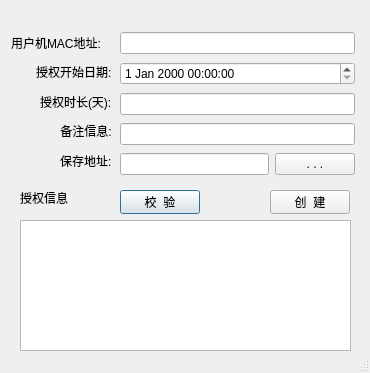
<?xml version="1.0" encoding="UTF-8"?>
<ui version="4.0">
 <class>Ge_Lic</class>
 <widget class="QDialog" name="Ge_Lic">
  <property name="geometry">
   <rect>
    <x>0</x>
    <y>0</y>
    <width>370</width>
    <height>373</height>
   </rect>
  </property>
  <property name="windowTitle">
   <string>授权文件生成器</string>
  </property>
  <property name="sizeGripEnabled">
   <bool>true</bool>
  </property>
  <widget class="QTextEdit" name="te_info">
   <property name="geometry">
    <rect>
     <x>20</x>
     <y>220</y>
     <width>331</width>
     <height>131</height>
    </rect>
   </property>
  </widget>
  <widget class="QLabel" name="label_6">
   <property name="geometry">
    <rect>
     <x>20</x>
     <y>190</y>
     <width>56</width>
     <height>16</height>
    </rect>
   </property>
   <property name="text">
    <string>授权信息</string>
   </property>
  </widget>
  <widget class="QPushButton" name="pb_ver">
   <property name="geometry">
    <rect>
     <x>120</x>
     <y>190</y>
     <width>80</width>
     <height>24</height>
    </rect>
   </property>
   <property name="text">
    <string>校  验</string>
   </property>
  </widget>
  <widget class="QPushButton" name="pb_create">
   <property name="geometry">
    <rect>
     <x>270</x>
     <y>190</y>
     <width>80</width>
     <height>24</height>
    </rect>
   </property>
   <property name="text">
    <string>创  建</string>
   </property>
  </widget>
  <widget class="QWidget" name="layoutWidget">
   <property name="geometry">
    <rect>
     <x>120</x>
     <y>30</y>
     <width>235</width>
     <height>151</height>
    </rect>
   </property>
   <layout class="QVBoxLayout" name="verticalLayout_2">
    <item>
     <widget class="QLineEdit" name="le_mac"/>
    </item>
    <item>
     <widget class="QDateTimeEdit" name="dt_date"/>
    </item>
    <item>
     <widget class="QLineEdit" name="le_duration_days"/>
    </item>
    <item>
     <widget class="QLineEdit" name="le_memo"/>
    </item>
    <item>
     <layout class="QHBoxLayout" name="horizontalLayout">
      <item>
       <widget class="QLineEdit" name="le_path"/>
      </item>
      <item>
       <widget class="QPushButton" name="pb_path">
        <property name="text">
         <string>. . .</string>
        </property>
       </widget>
      </item>
     </layout>
    </item>
   </layout>
  </widget>
  <widget class="QWidget" name="layoutWidget">
   <property name="geometry">
    <rect>
     <x>11</x>
     <y>31</y>
     <width>101</width>
     <height>141</height>
    </rect>
   </property>
   <layout class="QVBoxLayout" name="verticalLayout">
    <item>
     <widget class="QLabel" name="label">
      <property name="text">
       <string>用户机MAC地址:</string>
      </property>
     </widget>
    </item>
    <item alignment="Qt::AlignRight">
     <widget class="QLabel" name="label_2">
      <property name="text">
       <string>授权开始日期:</string>
      </property>
     </widget>
    </item>
    <item alignment="Qt::AlignRight">
     <widget class="QLabel" name="label_3">
      <property name="text">
       <string>授权时长(天):</string>
      </property>
     </widget>
    </item>
    <item alignment="Qt::AlignRight">
     <widget class="QLabel" name="label_4">
      <property name="text">
       <string> 备注信息:</string>
      </property>
     </widget>
    </item>
    <item alignment="Qt::AlignRight">
     <widget class="QLabel" name="label_5">
      <property name="text">
       <string>保存地址:</string>
      </property>
     </widget>
    </item>
   </layout>
  </widget>
 </widget>
 <resources/>
 <connections/>
</ui>
